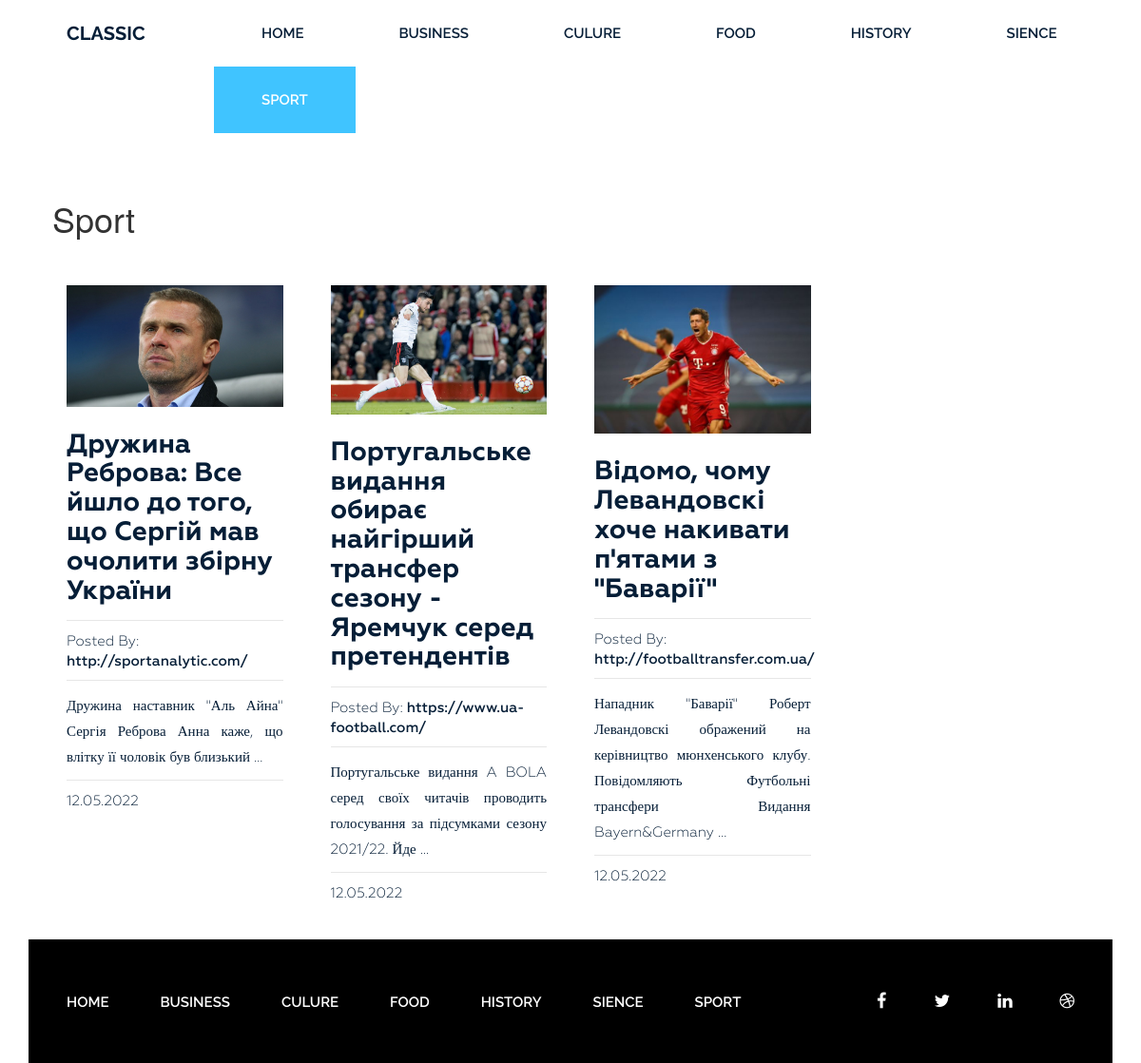
Screenshot of /category/sport/ with the database file from the repository.
### blog/models.py (models this page shows, shortened)
class Category(models.Model):
    title = models.CharField(max_length=150)
    slug = models.SlugField(max_length=255, verbose_name='url', unique=True)
    def __str__(self):
        return self.title
    def get_absolute_url(self):
        return reverse('category', kwargs={'slug': self.slug})
    class Meta:
        verbose_name = 'Категория'
        verbose_name_plural = 'Категории'
        ordering = ['title']

class Post(models.Model):
    title = models.CharField(max_length=255)
    slug = models.SlugField(max_length=255, verbose_name='url', unique=True)
    author = models.CharField(max_length=100)
    content = models.TextField(blank=True)
    created_at = models.DateTimeField(auto_now_add=True, verbose_name='Опубликовано')
    photo = models.ImageField(upload_to='photos/media/%Y/%m/%d', blank=True)
    views = models.IntegerField(default=0, verbose_name='Просмотры')
    category = models.ForeignKey(Category, on_delete=models.PROTECT, related_name='posts')
    tags = models.ManyToManyField(Tag, blank=True, related_name='posts')
    def get_absolute_url(self):
        return reverse('post', kwargs={'slug': self.slug})
    class Meta:
        verbose_name = 'Пост'
        verbose_name_plural = 'Посты'
        ordering = ['-created_at']

### blog/views.py (the view)
# urls.py: path('category/<str:slug>/', Posts_by_category.as_view(), name='category'),
class Posts_by_category(ListView):
    template_name = 'blog/category.html'
    context_object_name = 'posts'
    paginate_by = 16
    allow_empty = False
    def get_context_data(self, *, object_list=None, **kwargs):
        context = super().get_context_data(**kwargs)
        context['title'] = Category.objects.get(slug=self.kwargs['slug'])
        return context
    def get_queryset(self):
        return Post.objects.filter(category__slug=self.kwargs['slug'])

### blog/templatetags/menu.py (called while the page is built)
@register.inclusion_tag('blog/menu_tpl.html')
def show_menu(menu_class='menu'):
    categories = Category.objects.annotate(cat=Count('posts', filter=F('posts__id'))).filter(cat__gt=0)
    return {'categories': categories, 'menu_class': menu_class}

### blog/templatetags/pagination.py (called while the page is built)
@register.inclusion_tag('blog/pagination_tpl.html')
def show_pagination(page_obj):
    return {'page_obj': page_obj}

### blog/templates/blog/category.html (shortened to what this page needs)
{% extends 'base.html' %}
{% load static %}
{% load pagination %}
{% block cont %}
    <section class="blog-post-area">
        <div class="container">
            <div class="row">
                <div class="blog-post-area-style">
                    <h1>{{ title }}</h1>
                    {% for post in posts %}
                        <div class="col-md-3">
                            <div class="single-post" style="margin: 40px 0">
                                {% if post.photo %}
                                    <img src="{{ post.photo.url }}" alt="photo - {{ post.title }}">
                                {% else %}
                                    <img src="{% static 'img/post-image4.jpg' %}" alt="photo - {{ post.title }}">
                                {% endif %}
                                <h3><a href="{{ post.get_absolute_url }}">{{ post.title }}</a></h3>
                                <h4><span>Posted By: <span class="author-name">{{ post.author }}</span></span>
                                </h4>
                                {% autoescape off %}
                                    {{ post.content|truncatewords:14 }}
                                {% endautoescape %}
                                <h4><span>{{ post.created_at|date:'d.m.Y' }}</span></h4>
                            </div>
                        </div>
                    {% endfor %}
                </div>
            </div>
        </div>
    </section>
{% endblock %}

### blog/templates/blog/menu_tpl.html
<div class="{{ menu_class }}">
    <ul>
        <li><a href="{% url 'home' %}">Home</a></li>
        {% for categor in categories %}
            <li><a href="{{ categor.get_absolute_url }}">{{ categor.title }}</a></li>
        {% endfor %}
    </ul>
</div>

### NewBlog/static/style.css (style rules this page uses)
.wrapper header.header .menu { margin: 0 }
.wrapper header.header .menu ul { float: right; margin: 0; padding: 0; margin-right: 4px; }
.wrapper header.header .menu ul li { display: inline-block; list-style: outside none none; margin: 0 -4px 0 0; }
.wrapper header.header .menu ul li a { color: rgb(6, 30, 55); font-family: "Raleway", sans-serif; font-size: 15px; font-weight: 600; line-height: 70px; padding: 26px 50px; text-decoration: none; text-transform: uppercase; }
.wrapper header.header .menu ul li.active a { background: #40c4ff; color: #fff; }
section.blog-post-area { margin-top: 50px; }
section.blog-post-area img { width: 100%; }
section.blog-post-area .single-post { padding-right: 20px; margin: 100px 0px 0px; }
section.blog-post-area h4 span { font-family: Geometria; font-weight: 400; font-size: 15px; color: #061e37; text-decoration: none; }
section.blog-post-area h4 span.author-name { font-weight: 500; }
.blog-post-area .single-post h3 a { font-family: Geometria; font-size: 28px; font-weight: 700; text-decoration: none; color: #061e37; }
.blog-post-area .single-post p { color: #061e37; font-family: Geometria; font-size: 15px; font-weight: 400; line-height: 27px; padding-top: 14px; position: relative; text-align: justify; }
.blog-post-area .single-post h4 { margin-bottom: 12px; padding-top: 10px; position: relative; }
.blog-post-area .single-post h4::before { background: #e6e6e6 none repeat scroll 0 0; content: ""; height: 1px; position: absolute; top: 0; width: 100%; }
.blog-post-area .single-post p::before { background: #e6e6e6 none repeat scroll 0 0; content: ""; height: 1px; position: absolute; top: 0; width: 100%; }
.blog-post-area .single-post h3 { margin: 25px 0 15px; }
.blog-post-area .blog-post-area-style { margin: 0 20px 0 40px; }
.wrapper footer.footer .footer-menu { margin: 0 }
.wrapper footer.footer .footer-menu ul { line-height: 130px; margin: 0; padding: 0; }
.wrapper footer.footer .footer-menu ul li { display: inline; list-style: outside none none; margin: 0; padding: 30px 0px; }
.wrapper footer.footer .footer-menu ul li a { color: #fff; font-family: "Raleway", sans-serif; font-size: 15px; font-weight: 600; line-height: 70px; margin-left: 40px; padding: 26px 10px 26px 0; text-decoration: none; text-transform: uppercase; }

### rows the page displays
Category: title "BUSINESS"
Category: title "CULURE"
Category: title "FOOD"
Category: title "HISTORY"
Category: title "SIENCE"
Category: title "SPORT", title "Sport"
Post: photo (picture), title "Дружина Реброва: Все йшло до того, що Сергій мав очолити збірну України", author "http://sportanalytic.com/", content "Дружина наставник \"Аль Айна\" Сергія Реброва Анна каже, що влітку її чоловік був близький …", created_at "12.05.2022"
Post: photo (picture), title "Португальське видання обирає найгірший трансфер сезону - Яремчук серед претендентів", author "https://www.ua-football.com/", content "Португальське видання A BOLA серед своїх читачів проводить голосування за підсумками сезону 2021/22. Йде …", created_at "12.05.2022"
Post: photo (picture), title "Відомо, чому Левандовскі хоче накивати п'ятами з \"Баварії\"", author "http://footballtransfer.com.ua/", content "Нападник \"Баварії\" Роберт Левандовскі ображений на керівництво мюнхенського клубу. Повідомляють Футбольні трансфери Видання Bayern&Germany …", created_at "12.05.2022"
